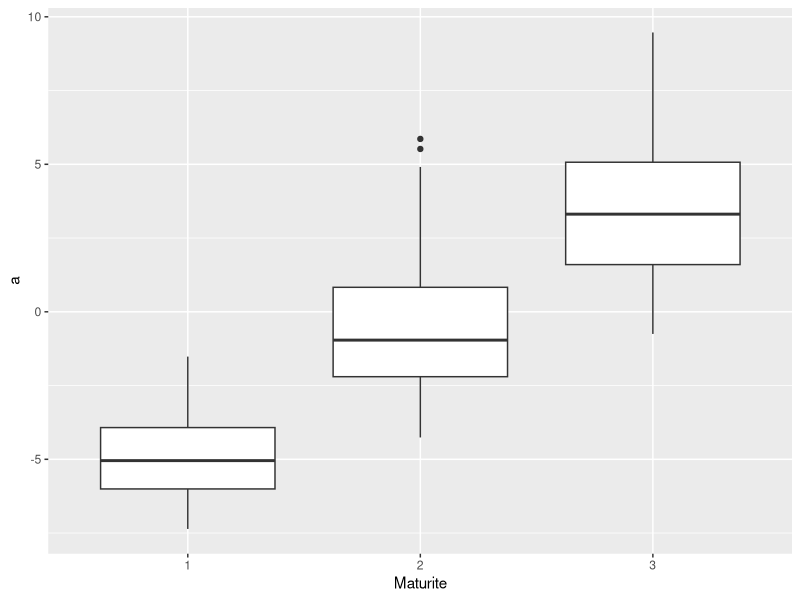
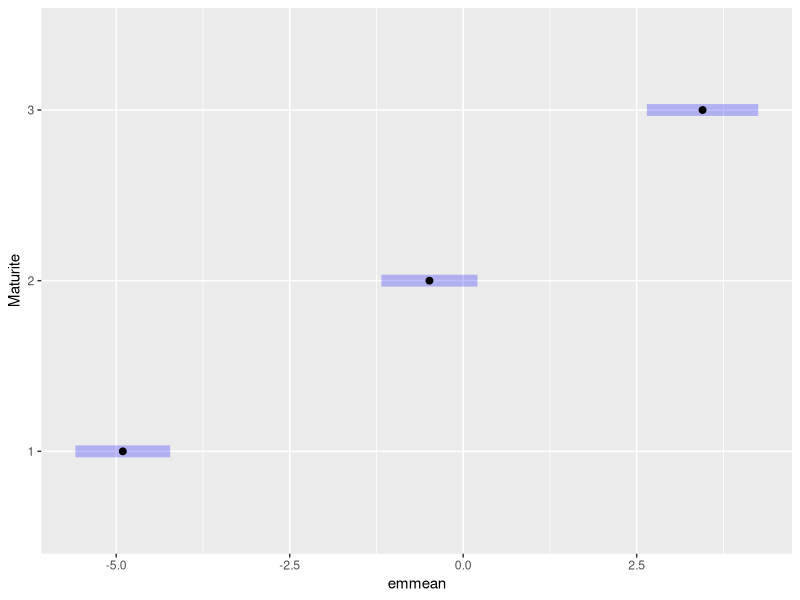
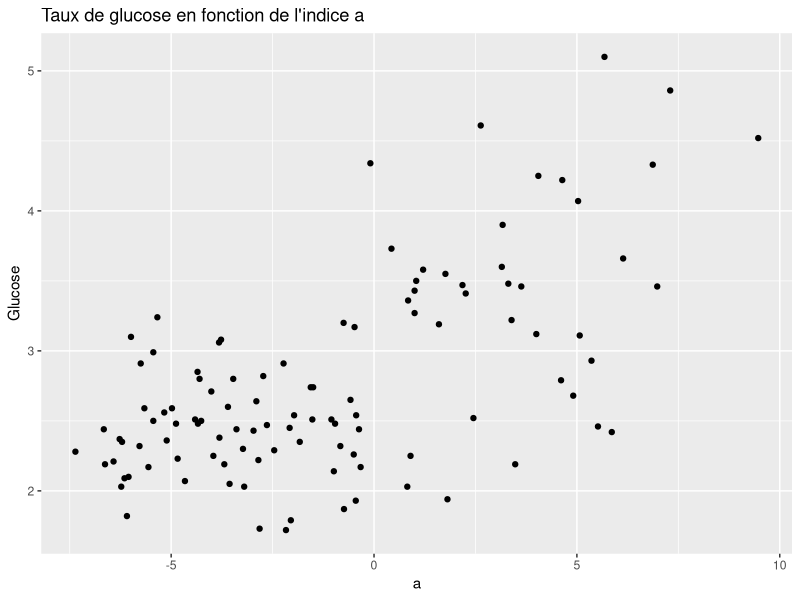
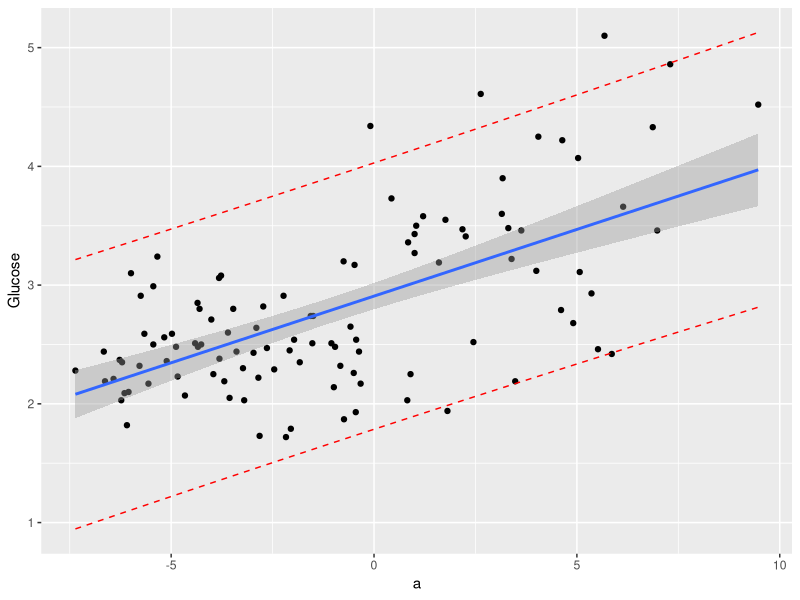
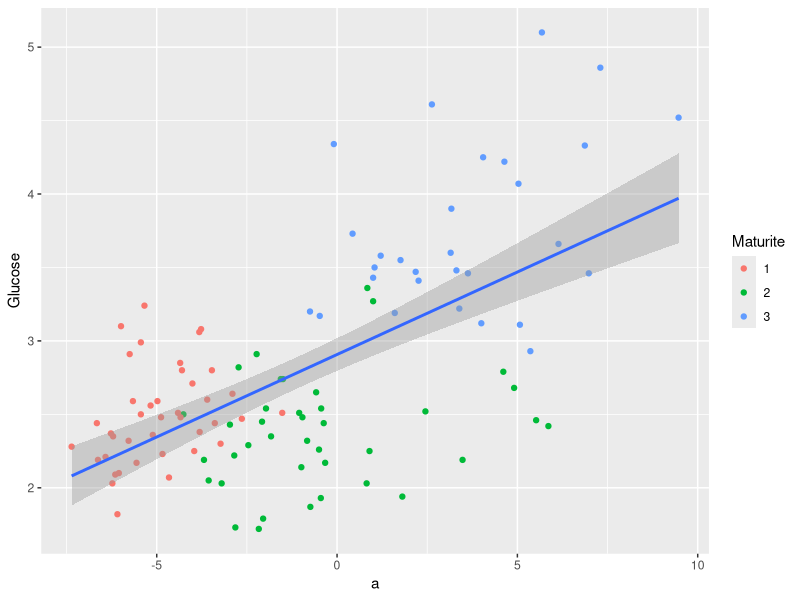
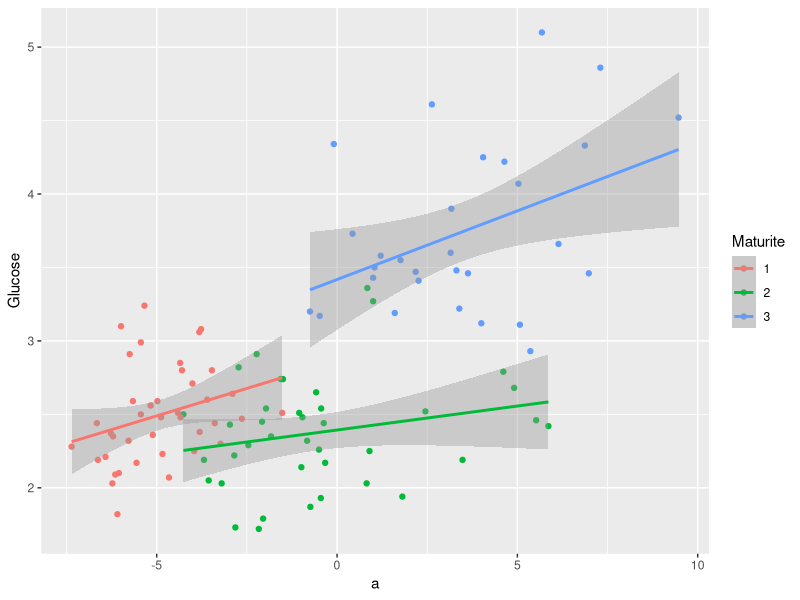

Write the R code that produced these figures, in order.
## ---- chunk 1
knitr::opts_chunk$set(echo = FALSE, cache= TRUE, eval = TRUE, fig.show='hide', message = FALSE, warning = FALSE, results = 'hide' )
library(tidyverse)
library(kableExtra)
out_type <- knitr::opts_knit$get("rmarkdown.pandoc.to")
## ---- chunk 2
library(tidyverse)
library(emmeans)
abricots <- read.table(file = "abricotsSG.csv", sep = ";",
                       header = TRUE, 
                       stringsAsFactors = TRUE)
abricots <- abricots %>% mutate(Maturite=as.factor(Maturite))
summary(abricots)
## ---- chunk 3
abricots %>% ggplot() +
  geom_boxplot(aes(x = Maturite, y = a))
## ---- chunk 4
m1 <- lm(a~Maturite, data = abricots)
m0  <- lm(a~1, data = abricots)
anova(m0,m1)
## ---- chunk 5
maturite_comp <- emmeans(m1,  ~ Maturite )
pairs(maturite_comp, adjust = "bonf")
plot(maturite_comp)
## ---- chunk 6

abricots %>% ggplot() + 
  geom_point(aes(x=a, y= Glucose))  +
  ggtitle("Taux de glucose en fonction de l'indice a")
## ---- chunk 7
m_reg <- lm(Glucose ~ a , data = abricots)
summary(m_reg)
## ---- chunk 8
predict(m_reg, newdata = data.frame(a=5), interval = 'confidence')
## ---- chunk 9
predict(m_reg, newdata = data.frame(a=5), interval = "prediction")
## ---- chunk 10
abricots_pred <- predict(m_reg, interval = "prediction") %>% 
   as_tibble()

abricots %>% 
   mutate(lwr_pred = abricots_pred$lwr,
          upr_pred = abricots_pred$upr) %>% 
   ggplot() + geom_point(aes(x=a, y = Glucose)) +
   geom_smooth(aes(x=a, y = Glucose), method = 'lm', se = TRUE) +
   geom_line(aes(x= a, y= lwr_pred), color = "red", linetype = "dashed") +
   geom_line(aes(x= a, y= upr_pred), color = "red", linetype = "dashed")
   
   
## ---- chunk 11
abricots %>% 
   ggplot() + 
   geom_point(aes(x= a, y = Glucose, col = Maturite)) +
   geom_smooth(method = "lm", aes(x = a , y = Glucose))
## ---- chunk 12
m_maturite_a <- lm(Glucose ~ Maturite + a + Maturite:a, data = abricots)
## ---- chunk 13
abricots %>% 
   ggplot() + 
   geom_point(aes(x= a, y = Glucose, col = Maturite)) +
   geom_smooth(method = "lm", aes(x = a , y = Glucose, col = Maturite))

anova(m_maturite_a)
## ---- chunk 14
m_maturite_a_nointer <- lm(Glucose ~ Maturite + a , data = abricots)
## ---- chunk 15
predict(m_maturite_a_nointer, newdata = data.frame(a=5, Maturite = "2"), interval = "confidence")
predict(m_maturite_a_nointer, newdata = data.frame(a=5, Maturite = "3"), interval = "confidence")
